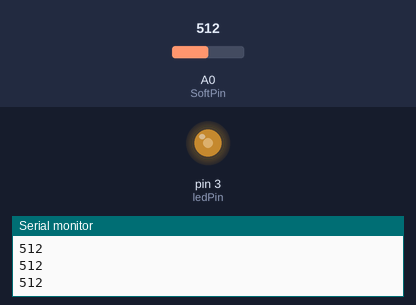
Recording of a sketch running on a simulated Arduino Uno, built with avr-gcc and run on an emulated ATmega328P. On the bench: output pins drawn as LEDs (lit = HIGH), the last lines printed to the serial monitor. The test bench sets the inputs (shaded band); at power-on: A0 (SoftPin) = 512.

Above: at 1.2 s.
1.3 s: A0 (SoftPin) set to 716
At 2.2 s:
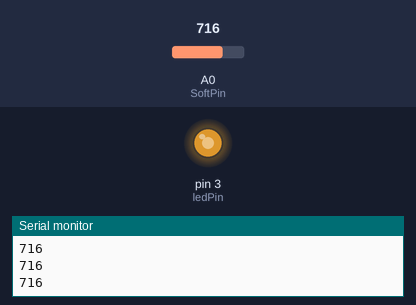
2.8 s: A0 (SoftPin) set to 900
At 3.6 s:
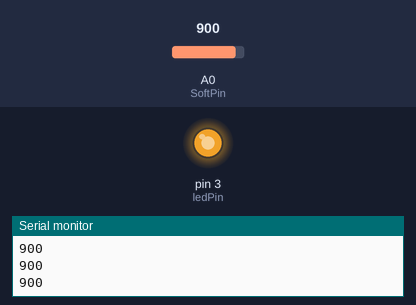
4.3 s: A0 (SoftPin) set to 122
At 4.9 s:
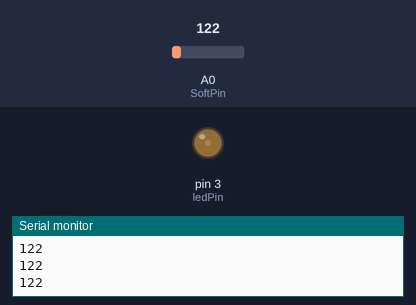
5.8 s: A0 (SoftPin) set to 0
At 6.2 s:
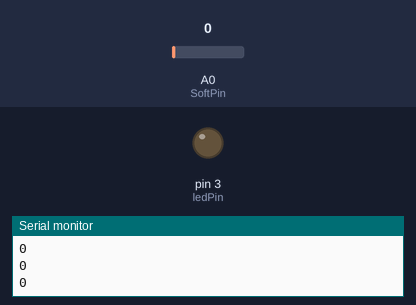
7.3 s: A0 (SoftPin) set to 511
At 8.7 s:
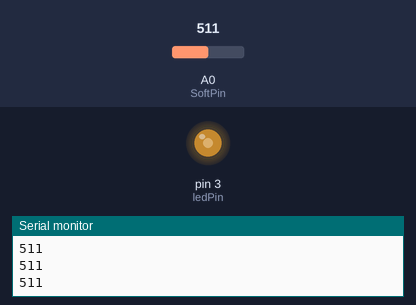
Timing chart, 0 to 9.8 s (numbered marks = the images above; inputs shaded):
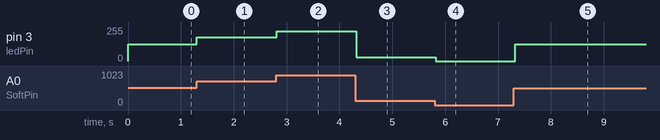

Measured:
- after the input at 1.3 s, pin 3 (ledPin): 127/255 → 178/255 at once
- after the input at 2.8 s, pin 3 (ledPin): 178/255 → 224/255 at once
- after the input at 4.3 s, pin 3 (ledPin): 224/255 → 30/255 at once
- after the input at 5.8 s, pin 3 (ledPin): 30/255 → 0/255 at once
- after the input at 7.3 s, pin 3 (ledPin): 0/255 → 127/255 at once

The sketch:

Softpot_Membrane_Sensor.ino
```cpp
// This is a softpot project to modify PWM LED with analog input

 const int ledPin = 3;
 const int SoftPin = A0; //pin A0 to read analog input

 int value;

 void setup()
  {
    pinMode(ledPin, OUTPUT);
    Serial.begin(9600);
  }

  void loop()
  {
    value = analogRead(SoftPin);
    Serial.println(value);
    value = map(value, 0, 1023, 0, 255);
    analogWrite(ledPin, value);
    delay(100);
  }


// const int SoftPin = A0; //pin A0 to read analog input
//
// int value;
//
// void setup()
//  {
//    Serial.begin(9600);
//  }
//
//  void loop()
//  {
//    value = analogRead(SoftPin);
//    Serial.println(value);
//    delay(100);
//  }
```
